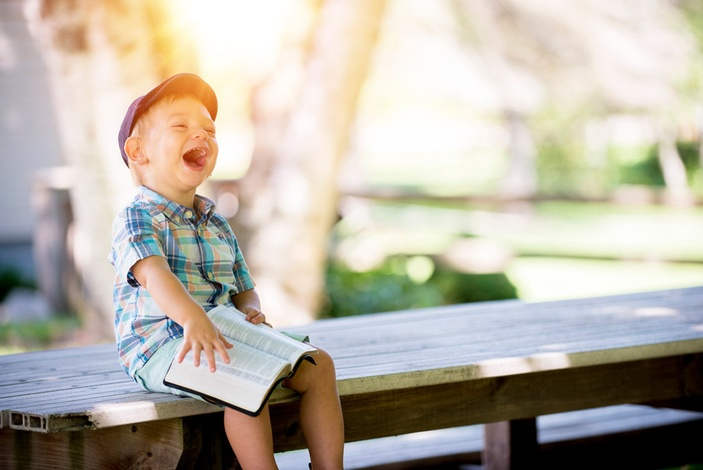
#> input picture sample_data/sample_jpg.jpg, 703 x 470 px, shrunk from 900 x 601 before the run
$ jupyter execute '画像の出現ピクセル値を取得.ipynb'
#> lines starting #> are read from the running program, lines starting #| are printed output that depends on the picture; after the words box and inside, x2 and y2 are one past the last pixel; in counts of white or black regions, pixels touching at a corner belong together
例えば、2値化した画像をRGBに変換した際に、JPGフォーマットだと圧縮処理が入るため、0,255以外の画素値が含まれている。
それを確認するためのコード

[cell 1]
import cv2
import os
from IPython.display import display, Image


img = cv2.imread("../../sample_data/sample_jpg.jpg")
#> img is the input picture: shape (470, 703, 3); mean B, G, R 167.5, 179.5, 185.6
img = cv2.imread("../../sample_data/sample_person.jpg")
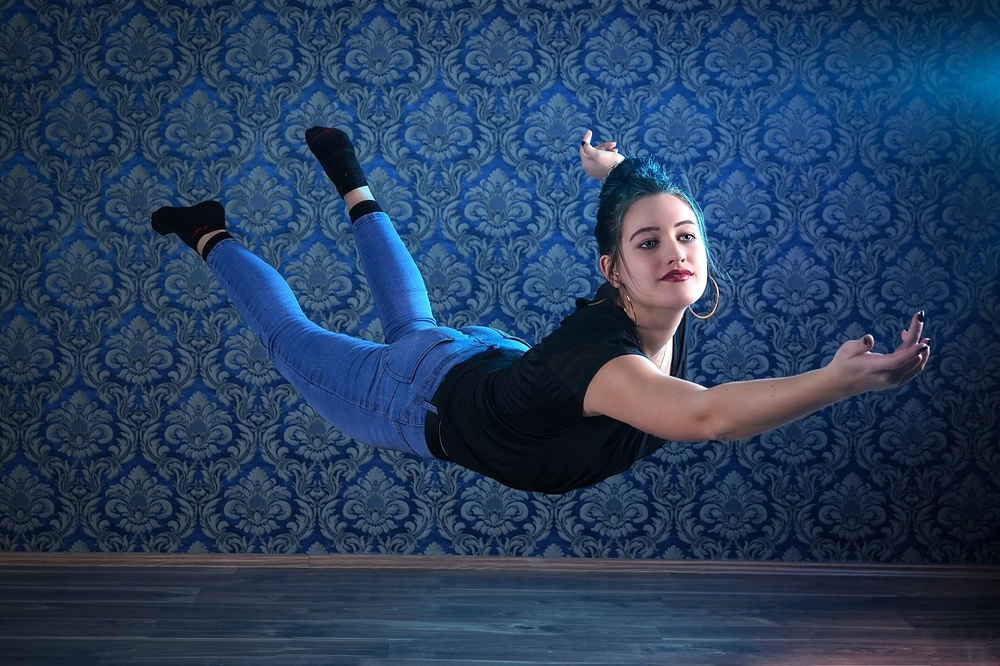
#> input picture sample_data/sample_person.jpg, 1000 x 666 px, shrunk from 1280 x 853 before the run
#> img is the input picture: shape (666, 1000, 3); mean B, G, R 92.9, 62.4, 39.8

## 通常の場合
print("通常の場合")
print(list(set([n for n in img.reshape(-1)])))
#> (printed output is left out)


## グレイスケールの場合
print("グレイスケールの場合")
gray = cv2.cvtColor(img, cv2.COLOR_BGR2GRAY)
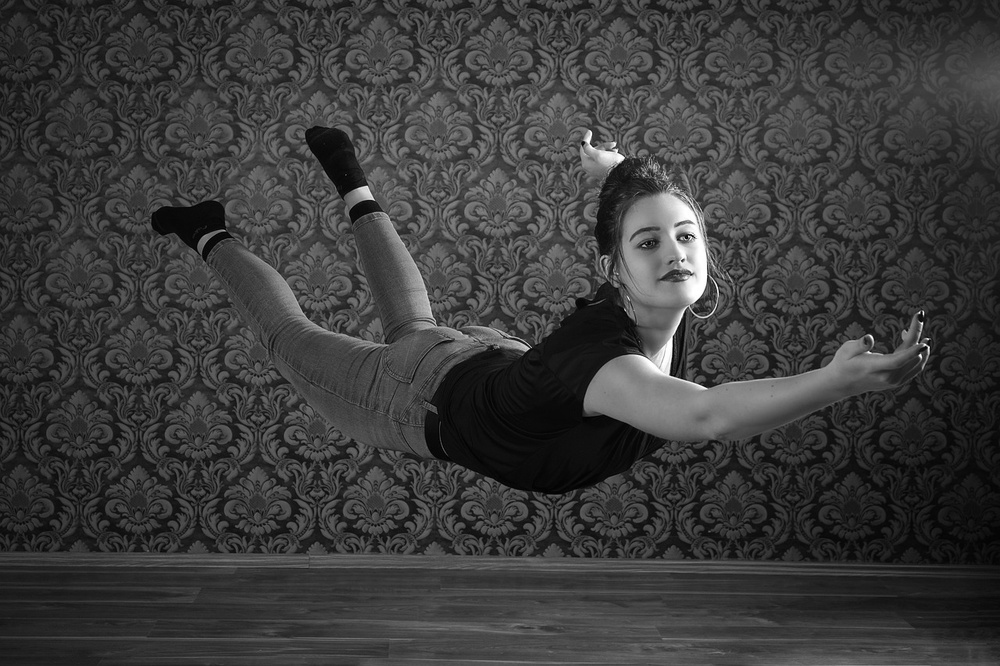
#> gray: shape (666, 1000); min 0, max 255, mean 59.1
print(list(set([n for n in gray.reshape(-1)])))
#> (printed output is left out)

## 2値化画像の場合
print("2値化画像の場合")
ret, binary = cv2.threshold(gray, 127, 255, cv2.THRESH_BINARY)
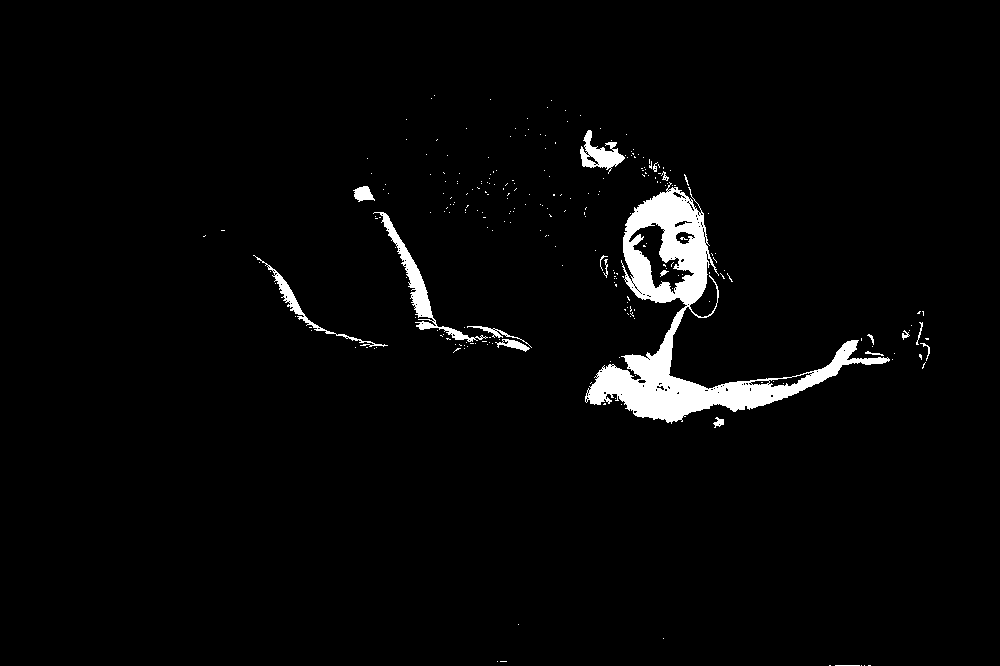
#> binary: shape (666, 1000); 2.9% white; 261 white regions (242 under 20 px), largest, box (x1, y1, x2, y2) and area: (585, 182, 890, 424) 14831, (373, 212, 488, 342) 1632, (580, 130, 625, 174) 839
print(list(set([n for n in binary.reshape(-1)])))
#| [0, 255]

[cell 2]
# jpgで保存した場合
print("jpgで保存した場合")
cv2.imwrite("tmp.jpg", binary)
jpg_img = cv2.imread("tmp.jpg")
#> jpg_img: shape (666, 1000, 3); min 0, max 255, mean 7.5
print(list(set([n for n in jpg_img.reshape(-1)])))
#| [0, 1, 2, 3, 4, 5, 6, 7, 8, 248, 249, 250, 251, 252, 253, 254, 255]
_, buf = cv2.imencode(".jpg", jpg_img)
display(Image(data=buf.tobytes(), width=300))


# pngで保存した場合
print("pngで保存した場合")
cv2.imwrite("tmp.png", binary)
png_img = cv2.imread("tmp.png")
print(list(set([n for n in png_img.reshape(-1)])))
#| [0, 255]
_, buf = cv2.imencode(".jpg", png_img)
display(Image(data=buf.tobytes(), width=300))

# 作成した画像ファイルを削除
os.remove("tmp.jpg")
os.remove("tmp.png")
